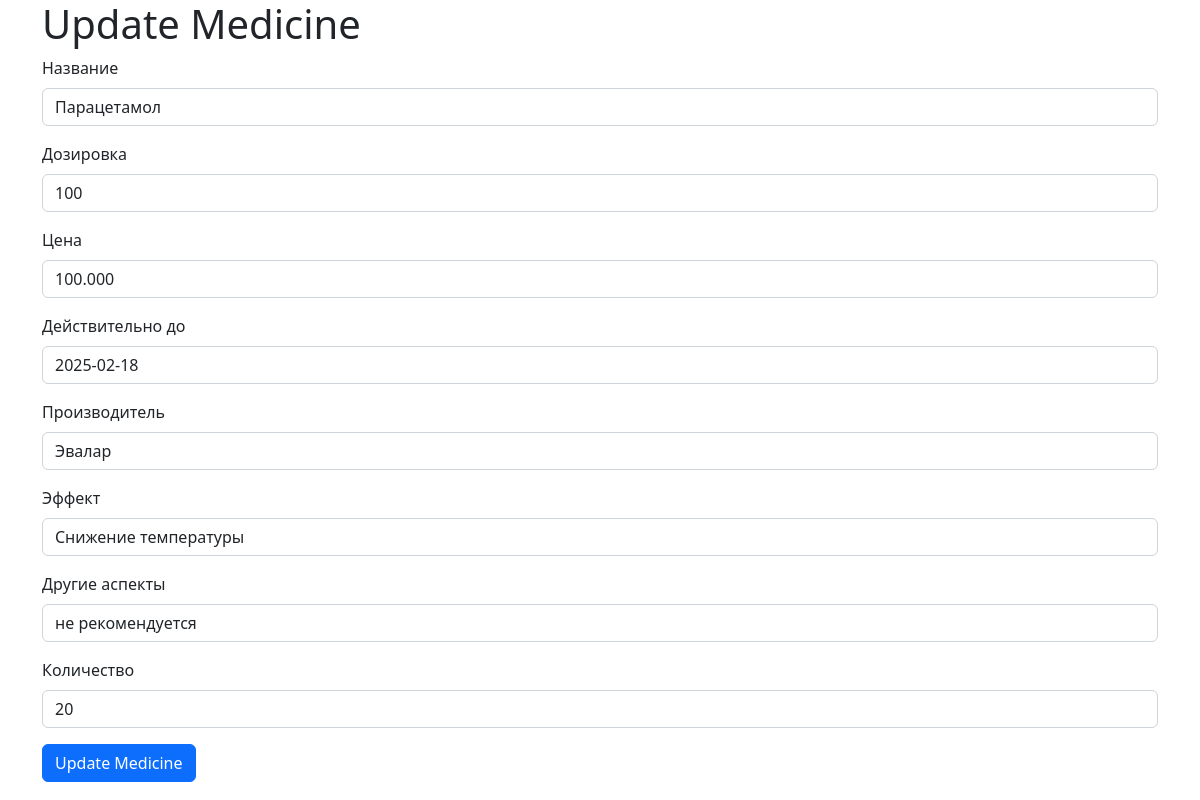
Before: /meds/2/update/ with the older database file.
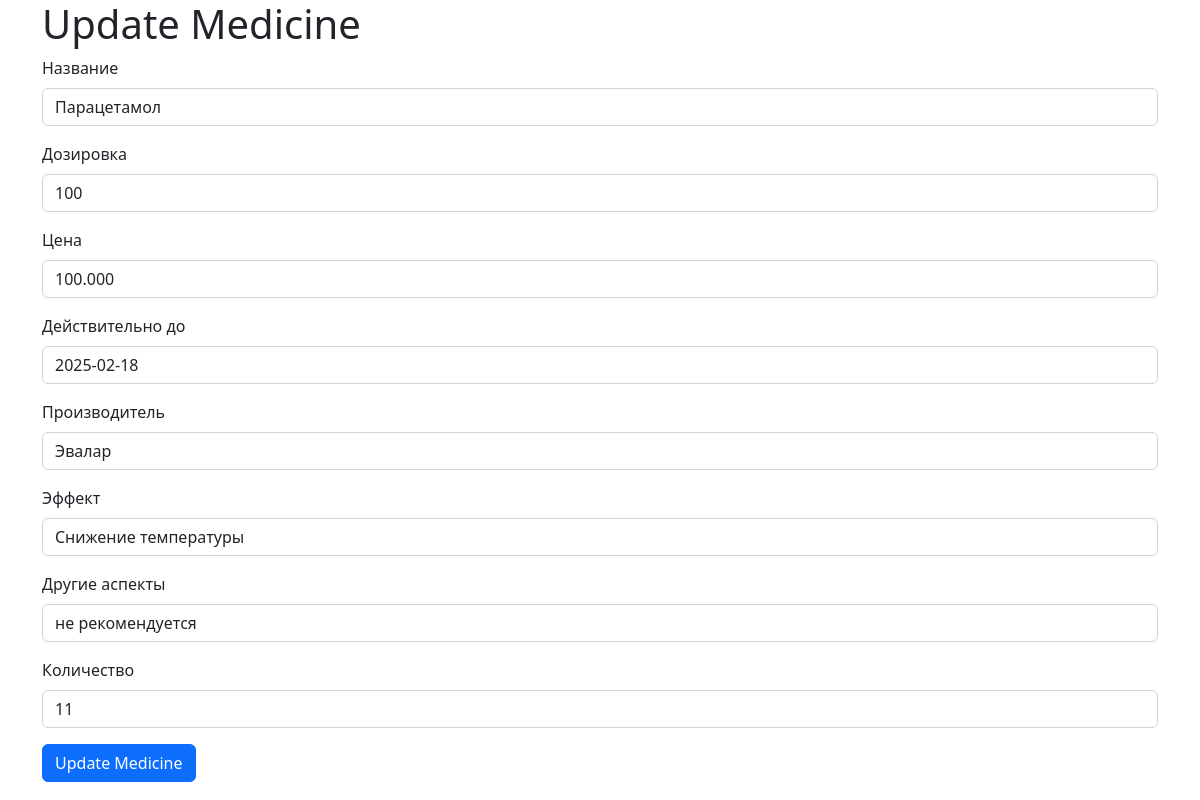
After: the same page with the newer database file.
### api/models.py (models this page shows, shortened)
class Medicine(models.Model):
    med_n = models.CharField(max_length=30, verbose_name="Название")
    dose = models.IntegerField(verbose_name="Дозировка", )
    price = models.DecimalField(max_digits=10, decimal_places=3, verbose_name="Цена")
    until = models.DateField(verbose_name="Действительно до")
    dev = models.CharField(max_length=30, verbose_name="Производитель")
    effect = models.CharField(max_length=100, verbose_name="Эффект")
    others = models.CharField(max_length=100, verbose_name="Другие аспекты")
    amount = models.IntegerField(verbose_name="Количество")
    class Meta:
        verbose_name = "Лекарство"
        verbose_name_plural = "Лекарства"

### api/views.py (the view)
# urls.py: path('meds/<int:pk>/update/', MedicineUpdateView.as_view(), name='upd_med'),
class MedicineUpdateView(UpdateView):
    model = Medicine
    template_name = 'form.html'
    form_class = MedicineForm
    success_url = reverse_lazy('meds-list')

### api/forms.py
class MedicineForm(forms.ModelForm):
    class Meta:
        model = Medicine
        fields = '__all__'
        widgets = {
                    'med_n': forms.TextInput(attrs={'class': 'form-control'}),
                    'dose': forms.NumberInput(attrs={'class': 'form-control'}),
                    'price': forms.NumberInput(attrs={'class': 'form-control'}),
                    'until': forms.DateInput(attrs={'class': 'form-control'}),
                    'dev': forms.TextInput(attrs={'class': 'form-control'}),
                    'effect': forms.TextInput(attrs={'class': 'form-control'}),
                    'others': forms.TextInput(attrs={'class': 'form-control'}),
                    'amount': forms.NumberInput(attrs={'class': 'form-control'}),
                }

### templates/form.html (shortened to what this page needs)
<!DOCTYPE html>
<html lang="en">
<head>
    <link href="https://cdn.jsdelivr.net/npm/bootstrap@5.2.3/dist/css/bootstrap.min.css" rel="stylesheet">
</head>
<body>
    <div class="container">
        <h1>Update Medicine</h1>
        <form method="post">
            {% for field in form %}
                <div class="mb-3">
                    <label for="{{ field.id_for_label }}" class="form-label">{{ field.label }}</label>
                    {{ field }}
                </div>
            {% endfor %}
            <button type="submit" class="btn btn-primary">Update Medicine</button>
        </form>
    </div>
</body>
</html>

Changed rows visible on the page:
changed Medicine "Парацетамол": amount "20" → "11"
